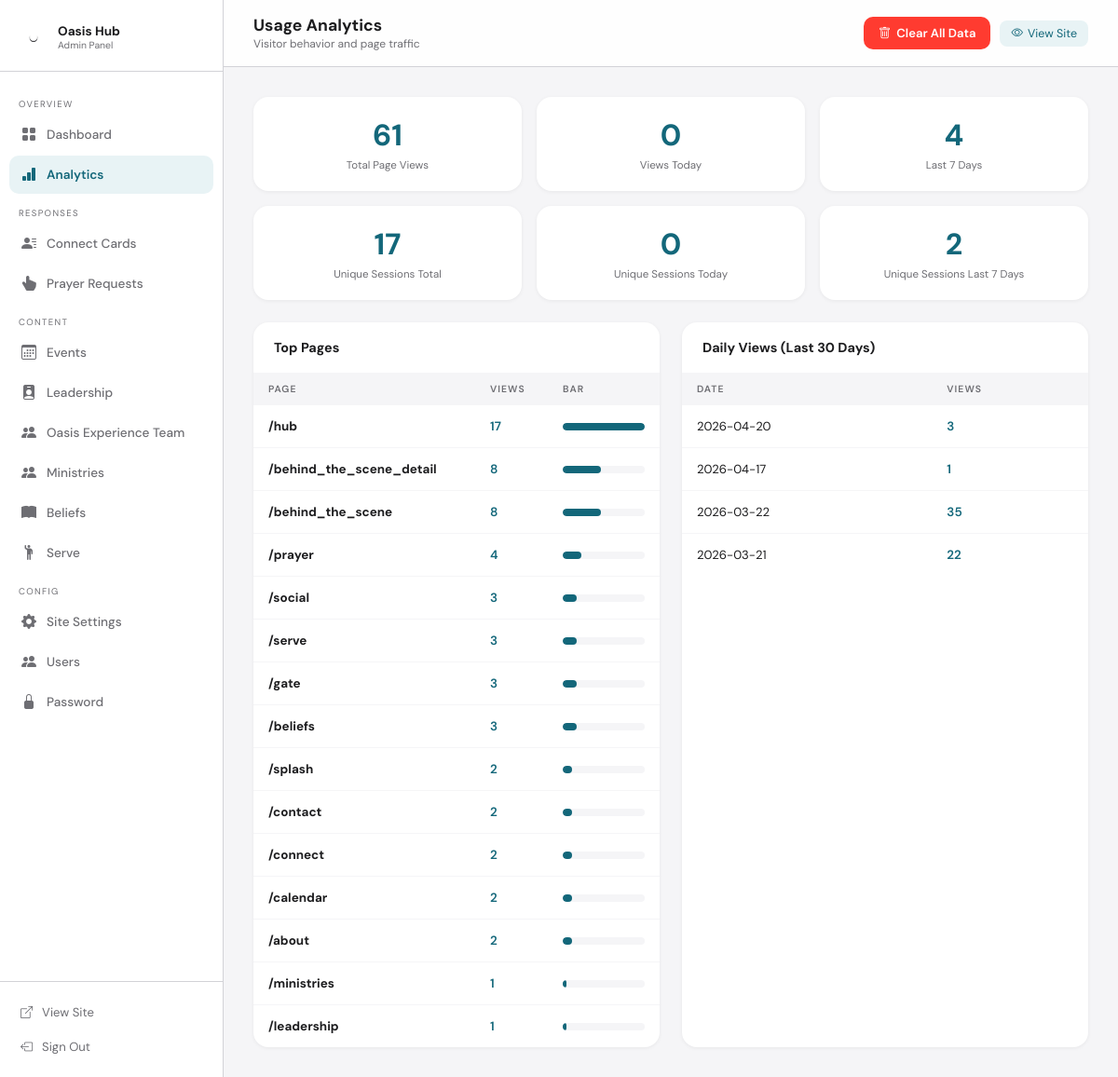
Page /admin/analytics (signed in) on the committed database.
### tables this page shows
CREATE TABLE analytics (
        id INTEGER PRIMARY KEY AUTOINCREMENT, ts TEXT NOT NULL,
        page TEXT NOT NULL, ip TEXT, ua TEXT, sid TEXT
    );

### member.py (the view)
@app.route('/admin/analytics')
@login_required
def admin_analytics():
    conn=get_db()
    snapshot = get_analytics_snapshot(conn)
    by_page=conn.execute("SELECT page,COUNT(*) cnt FROM analytics GROUP BY page ORDER BY cnt DESC").fetchall()
    by_day=conn.execute("SELECT substr(ts,1,10) day,COUNT(*) cnt FROM analytics GROUP BY day ORDER BY day DESC LIMIT 30").fetchall()
    conn.close()
    return render_template(
        'admin/analytics.html',
        total=snapshot['total_views'],
        today=snapshot['views_today'],
        week=snapshot['views_week'],
        sessions=snapshot['sessions_total'],
        sessions_today=snapshot['sessions_today'],
        sessions_week=snapshot['sessions_week'],
        by_page=by_page,
        by_day=by_day,
    )

### member.py (called while the page is built)
def get_db():
    conn = sqlite3.connect(DB)
    conn.row_factory = sqlite3.Row
    conn.execute("PRAGMA journal_mode=WAL")
    conn.execute("PRAGMA foreign_keys=ON")
    return conn

def analytics_window_start(days=0):
    base_day = datetime.now().date() - timedelta(days=days)
    return f"{base_day.isoformat()} 00:00:00"

def get_analytics_snapshot(conn):
    today_start = analytics_window_start(0)
    week_start = analytics_window_start(6)
    return {
        'total_views': conn.execute("SELECT COUNT(*) FROM analytics").fetchone()[0],
        'views_today': conn.execute("SELECT COUNT(*) FROM analytics WHERE ts >= ?", (today_start,)).fetchone()[0],
        'views_week': conn.execute("SELECT COUNT(*) FROM analytics WHERE ts >= ?", (week_start,)).fetchone()[0],
        'sessions_total': conn.execute("SELECT COUNT(DISTINCT sid) FROM analytics").fetchone()[0],
        'sessions_today': conn.execute("SELECT COUNT(DISTINCT sid) FROM analytics WHERE ts >= ?", (today_start,)).fetchone()[0],
        'sessions_week': conn.execute("SELECT COUNT(DISTINCT sid) FROM analytics WHERE ts >= ?", (week_start,)).fetchone()[0],
    }

def login_required(f):
    @wraps(f)
    def dec(*a,**kw):
        if not session.get('admin_logged_in'): return redirect(url_for('admin_login'))
        return f(*a,**kw)
    return dec

### templates/admin/analytics.html (shortened to what this page needs)
{% extends "admin/base.html" %}
{% block page_title %}Usage Analytics{% endblock %}
{% block page_sub %}Visitor behavior and page traffic{% endblock %}
{% block topbar_actions %}
  <form method="POST" action="{{ url_for('admin_analytics_clear') }}" onsubmit="return confirm('Clear ALL analytics data? This cannot be undone.')">
    <button type="submit" class="btn btn-danger"><i class="bi bi-trash"></i> Clear All Data</button>
  </form>
{% endblock %}
{% block content %}
<div style="display:grid;grid-template-columns:repeat(3,1fr);gap:16px;margin-bottom:16px;">
  <div class="card" style="padding:20px;text-align:center;">
    <div style="font-size:2rem;font-weight:700;color:#13677A;">{{ total }}</div>
    <div style="font-size:0.72rem;color:#6e6e73;margin-top:4px;">Total Page Views</div>
  </div>
  <div class="card" style="padding:20px;text-align:center;">
    <div style="font-size:2rem;font-weight:700;color:#13677A;">{{ today }}</div>
    <div style="font-size:0.72rem;color:#6e6e73;margin-top:4px;">Views Today</div>
  </div>
  <div class="card" style="padding:20px;text-align:center;">
    <div style="font-size:2rem;font-weight:700;color:#13677A;">{{ week }}</div>
    <div style="font-size:0.72rem;color:#6e6e73;margin-top:4px;">Last 7 Days</div>
  </div>
</div>
<div style="display:grid;grid-template-columns:repeat(3,1fr);gap:16px;margin-bottom:24px;">
  <div class="card" style="padding:20px;text-align:center;">
    <div style="font-size:2rem;font-weight:700;color:#13677A;">{{ sessions }}</div>
    <div style="font-size:0.72rem;color:#6e6e73;margin-top:4px;">Unique Sessions Total</div>
  </div>
  <div class="card" style="padding:20px;text-align:center;">
    <div style="font-size:2rem;font-weight:700;color:#13677A;">{{ sessions_today }}</div>
    <div style="font-size:0.72rem;color:#6e6e73;margin-top:4px;">Unique Sessions Today</div>
  </div>
  <div class="card" style="padding:20px;text-align:center;">
    <div style="font-size:2rem;font-weight:700;color:#13677A;">{{ sessions_week }}</div>
    <div style="font-size:0.72rem;color:#6e6e73;margin-top:4px;">Unique Sessions Last 7 Days</div>
  </div>
</div>
<div style="display:grid;grid-template-columns:1fr 1fr;gap:24px;">
  <div class="card">
    <div class="card-header"><div class="card-title">Top Pages</div></div>
    <table>
      <thead><tr><th>Page</th><th>Views</th><th style="width:120px;">Bar</th></tr></thead>
      <tbody>
      {% set max_cnt = by_page[0].cnt if by_page else 1 %}
      {% for p in by_page %}
      <tr>
        <td><b>/{{ p.page }}</b></td>
        <td style="font-weight:600;color:#13677A;">{{ p.cnt }}</td>
        <td>
          <div style="background:#F5F5F7;border-radius:4px;height:8px;overflow:hidden;">
            <div style="background:#13677A;height:100%;width:{{ (p.cnt/max_cnt*100)|int }}%;border-radius:4px;"></div>
          </div>
        </td>
      </tr>
      {% else %}
      <tr><td colspan="3" style="color:#6e6e73;">No data yet</td></tr>
      {% endfor %}
      </tbody>
    </table>
  </div>
  <div class="card">
    <div class="card-header"><div class="card-title">Daily Views (Last 30 Days)</div></div>
    <table>
      <thead><tr><th>Date</th><th>Views</th></tr></thead>
      <tbody>
      {% for d in by_day %}
      <tr>
        <td style="font-size:0.82rem;">{{ d.day }}</td>
        <td style="font-weight:600;color:#13677A;">{{ d.cnt }}</td>
      </tr>
      {% else %}
      <tr><td colspan="2" style="color:#6e6e73;">No data yet</td></tr>
      {% endfor %}
      </tbody>
    </table>
  </div>
</div>
{% endblock %}

### templates/admin/base.html (style rules this page uses)
:root { --teal: #13677A; --teal-light: #e8f3f5; --orange: #F2541B; --orange-light: #fef1ec; --bg: #F5F5F7; --card: #fff; --text: #1d1d1f; --sub: #6e6e73; --line: #d2d2d7; --sidebar: 240px; --success: #34c759; --danger: #ff3b30; --info: #007aff; }
* { margin:0; padding:0; box-sizing:border-box; }
body { font-family:'DM Sans',sans-serif; background:var(--bg); color:var(--text); display:flex; min-height:100vh; }
.btn { display: inline-flex; align-items: center; gap: 6px; padding: 9px 16px; border-radius: 10px; font-family: 'DM Sans', sans-serif; font-size: 0.82rem; font-weight: 600; border: none; cursor: pointer; text-decoration: none; transition: opacity 0.15s, transform 0.15s; }
.btn-danger { background: var(--danger); color: #fff; }
.card { background: var(--card); border-radius: 16px; box-shadow: 0 1px 4px rgba(0,0,0,0.06); overflow: hidden; }
.card-header { padding: 18px 22px; border-bottom: 1px solid var(--bg); display: flex; align-items: center; justify-content: space-between; }
.card-title { font-size: 0.9rem; font-weight: 700; color: var(--text); }
table { width: 100%; border-collapse: collapse; }
th { text-align: left; font-size: 0.65rem; font-weight: 600; letter-spacing: 0.1em; text-transform: uppercase; color: var(--sub); padding: 10px 16px; background: var(--bg); }
td { padding: 14px 16px; font-size: 0.84rem; border-top: 1px solid var(--bg); }

### rows in the picture
analytics: page "prayer", cnt "4", {{ (p.cnt/max_cnt*100)|int }} 23 (drawn)

### other values in the picture
{{ total }} "61"
{{ today }} "0"
{{ week }} "4"
{{ sessions }} "17"
{{ sessions_today }} "0"
{{ sessions_week }} "2"
{{ p.page }} "hub" "behind_the_scene_detail" "behind_the_scene" "social" "serve" "gate" "beliefs" "splash" "contact" "connect" "calendar" "about" "ministries" "leadership"
{{ p.cnt }} "17" "8" "8" "3" "3" "3" "3" "2" "2" "2" "2" "2" "1" "1"
{{ d.day }} "2026-04-20" "2026-04-17" "2026-03-22" "2026-03-21"
{{ d.cnt }} "3" "1" "35" "22"
